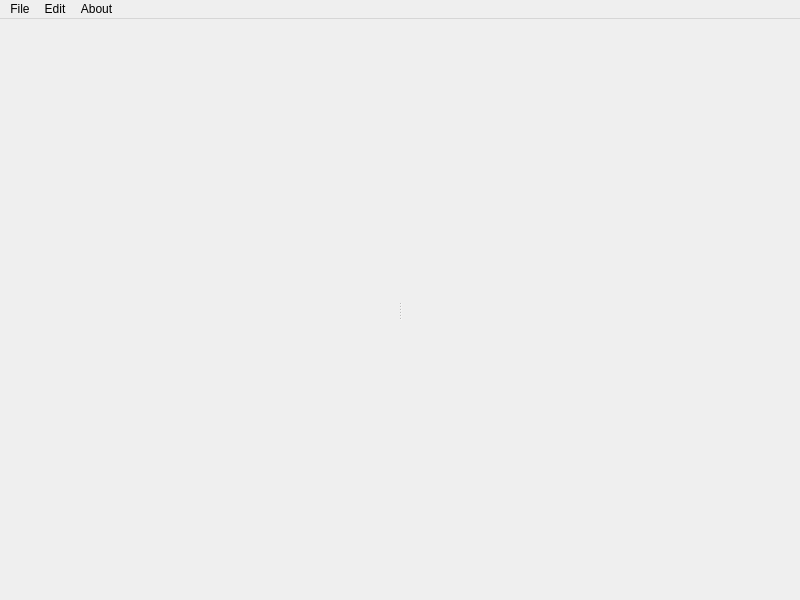
<?xml version="1.0" encoding="UTF-8"?>
<ui version="4.0">
 <class>MainWindow</class>
 <widget class="QMainWindow" name="MainWindow">
  <property name="geometry">
   <rect>
    <x>0</x>
    <y>0</y>
    <width>800</width>
    <height>600</height>
   </rect>
  </property>
  <property name="windowTitle">
   <string>MainWindow</string>
  </property>
  <widget class="QWidget" name="centralwidget">
   <layout class="QHBoxLayout" name="horizontalLayout">
    <property name="spacing">
     <number>0</number>
    </property>
    <property name="leftMargin">
     <number>0</number>
    </property>
    <property name="topMargin">
     <number>0</number>
    </property>
    <property name="rightMargin">
     <number>0</number>
    </property>
    <property name="bottomMargin">
     <number>0</number>
    </property>
    <item>
     <widget class="Manhattan::MiniSplitter" name="splitter">
      <property name="orientation">
       <enum>Qt::Horizontal</enum>
      </property>
      <widget class="TextureDirWidget" name="widget" native="true"/>
      <widget class="ViewWidget" name="widget_2" native="true"/>
     </widget>
    </item>
   </layout>
  </widget>
  <widget class="QMenuBar" name="menubar">
   <property name="geometry">
    <rect>
     <x>0</x>
     <y>0</y>
     <width>800</width>
     <height>21</height>
    </rect>
   </property>
   <widget class="QMenu" name="menuFile">
    <property name="title">
     <string>File</string>
    </property>
   </widget>
   <widget class="QMenu" name="menuEdit">
    <property name="title">
     <string>Edit</string>
    </property>
   </widget>
   <widget class="QMenu" name="menuAbout">
    <property name="title">
     <string>About</string>
    </property>
   </widget>
   <addaction name="menuFile"/>
   <addaction name="menuEdit"/>
   <addaction name="menuAbout"/>
  </widget>
 </widget>
 <customwidgets>
  <customwidget>
   <class>TextureDirWidget</class>
   <extends>QWidget</extends>
   <header>texturedirwidget.hpp</header>
   <container>1</container>
  </customwidget>
  <customwidget>
   <class>Manhattan::MiniSplitter</class>
   <extends>QSplitter</extends>
   <header location="global">minisplitter.h</header>
   <container>1</container>
  </customwidget>
  <customwidget>
   <class>ViewWidget</class>
   <extends>QWidget</extends>
   <header>ViewWidget.hpp</header>
   <container>1</container>
  </customwidget>
 </customwidgets>
 <resources/>
 <connections/>
 <slots>
  <slot>setCreateMode()</slot>
  <slot>setTransformMode()</slot>
 </slots>
</ui>
